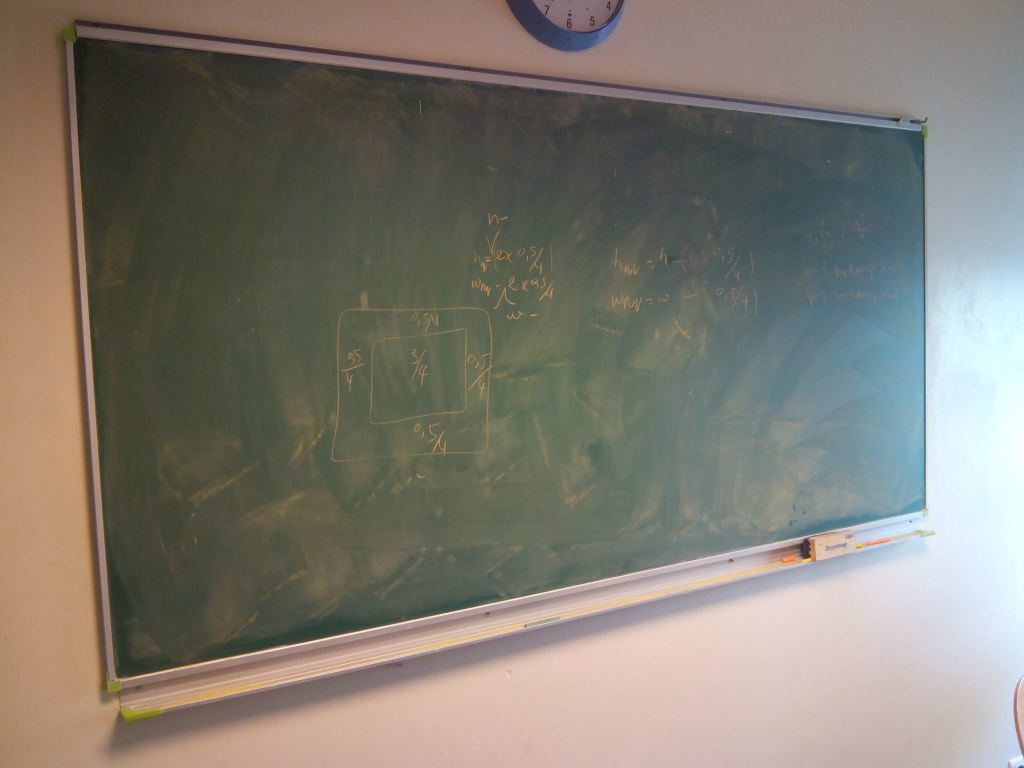
#> input picture Traitement d'image Python/source/imgg.jpg, 2048 x 1536 px (shown at 1/2 size)
$ python test_1.py
#> lines starting #> are read from the running program, lines starting #| are printed output that depends on the picture; after the words box and inside, x2 and y2 are one past the last pixel; in counts of white or black regions, pixels touching at a corner belong together
import cv2
import imutils
import numpy as np
import math

nom_de_fichier = 'imgg.jpg'
source = cv2.imread(nom_de_fichier)#....................................lire le fichier
#> source is the input picture: shape (1536, 2048, 3); mean B, G, R 114.1, 124, 128.1
source = imutils.resize(source, width=450, height=350)#.................redimensionner l'image
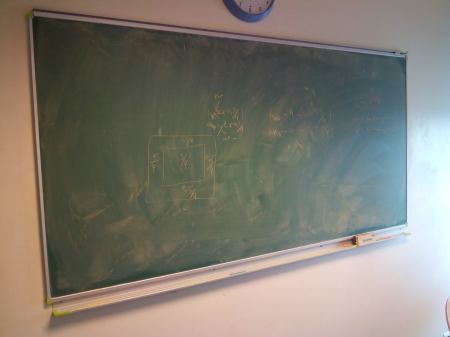
#> source: shape (337, 450, 3); mean B, G, R 114.1, 124, 128.1
source_gray = cv2.cvtColor (source,cv2.COLOR_BGR2GRAY)#.................transformer l'image au niveau de gris
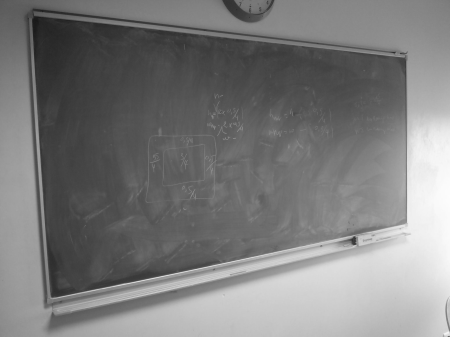
#> source_gray: shape (337, 450); min 24, max 253, mean 124.1
autre_gray= cv2.cvtColor (source,cv2.COLOR_BGR2GRAY)
#detecter les contours de l'image en ninveau de gris avec le filtre de canny
canny_source = cv2.Canny(source,20,150,apertureSize = 3)
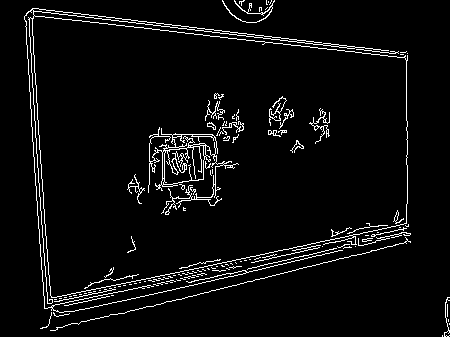
#> canny_source: shape (337, 450); 4.7% white in thin lines or dots

#HoughLinesP() se filtre retourne toutes #les droite a partir d'une image donnee
#cette methode selectionne tout les droites avec le vote de tout les pixels
lines = cv2.HoughLinesP(canny_source, 1, math.pi/180.0, 100, np.array([]), 20, 100)
#> lines = 17 rows, first 6: [53, 330, 410, 241], [37, 8, 407, 53], [44, 300, 406, 223], [27, 12, 49, 323], [30, 10, 52, 330], [50, 317, 410, 234]

a,b,c = lines.shape
#> a = 17; b = 1; c = 4
for i in range(a):
   #cette methode trace les lignes en noir
    cv2.line(source_gray, (lines[i][0][0], lines[i][0][1]), (lines[i][0][2], lines[i][0][3]), (0, 0, 255), 2, cv2.LINE_AA)
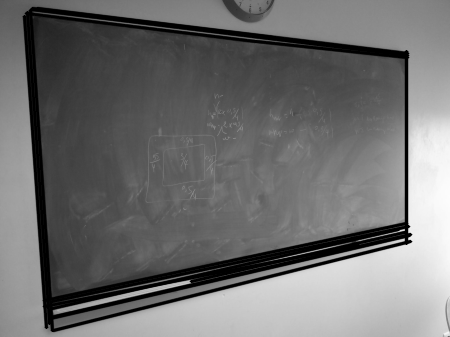
#> source_gray: shape (337, 450); 11.43% of pixels changed, all inside (x1, y1, x2, y2) = (22, 6, 413, 333)

#
gray = np.float32(source_gray)
#cette methode retourn les corners a partir de l'image dans laquelle en a appliquer le filtre canny
dst = cv2.cornerHarris(gray,2,3,0.001)

#resultat est dilater pour marquer les coins , qui ne sont pas important
dst = cv2.dilate(dst,None)
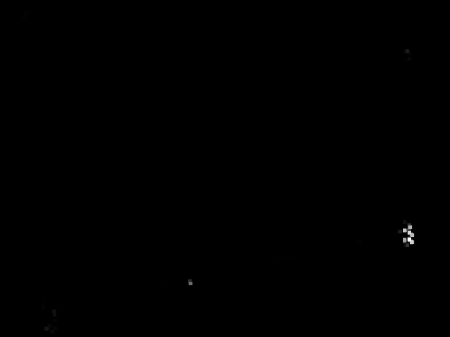
#> dst: shape (337, 450) float32; min -292837.7, max 294227648, mean 210902.2; drawn with min black and max white
# Seuil pour une valeur optimale , il peut varier en fonction de l'image
autre_gray[dst>0.01*dst.max()]=[0]
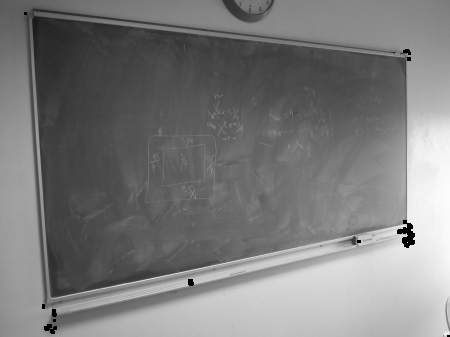
#> autre_gray: shape (337, 450); 0.34% of pixels changed, all inside (x1, y1, x2, y2) = (24, 12, 450, 337)

#afficher l'image dans laquelle on a detecter les contours
cv2.imshow("image__avec_filtre_canny", canny_source)
if cv2.waitKey(0) & 0xff == 27:
#> (key Esc is pressed here)
    cv2.destroyAllWindows()

#afficher l'image en detectent les lignes droite sur l'image qui est au niveau de gris
cv2.imshow("dessiner_les_arretes", source_gray)
if cv2.waitKey(0) & 0xff == 27:
#> (key Esc is pressed here)
    cv2.destroyAllWindows()

    #afficher l'image avec detection des corners (deux arrete  se croise) par des points,
cv2.imshow('dst',dst)
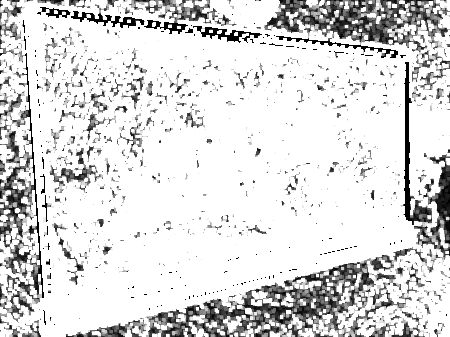
#> window 'dst': shape (337, 450); min 0, max 255, mean 218.6
cv2.imshow('dst',autre_gray)
if cv2.waitKey(0) & 0xff == 27:
#> (key Esc is pressed here)
    cv2.destroyAllWindows()

cv2.waitKey(0)

$ run again, with Traitement d'image Python/source/tab.jpg copied over Traitement d'image Python/source/imgg.jpg
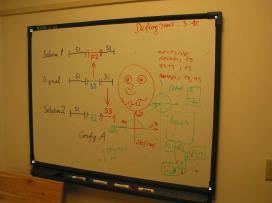
#> input picture Traitement d'image Python/source/tab.jpg, 272 x 203 px
#> source is the input picture: shape (203, 272, 3); mean B, G, R 44, 107.7, 145.4
#> source: shape (335, 450, 3)
#> `canny_source = cv2.Canny(source,20,150,apertureSize = 3)`:
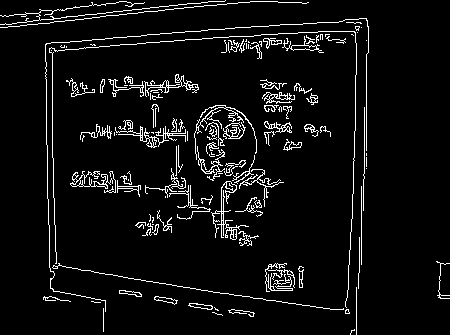
#> canny_source: shape (335, 450); 5.9% white in thin lines or dots
#> lines = [[45, 10, 50, 300], [0, 27, 255, 1], [53, 265, 356, 313], [49, 50, 368, 28], [147, 34, 366, 19], [50, 10, 55, 300], [358, 288, 368, 26], [25, 20, 213, 1], [348, 313, 359, 18], [349, 264, 358, 22], [46, 135, 366, 130]]
#> autre_gray: shape (335, 450); min 0, max 191, mean 109.7
#> `cv2.imshow('dst',dst)`:
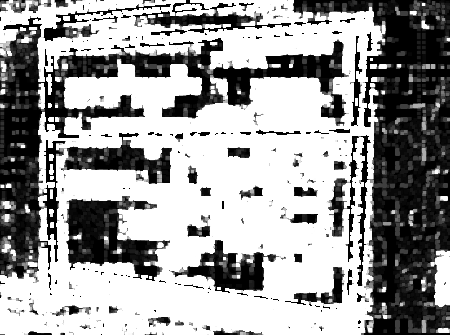
#> window 'dst': shape (335, 450); min 0, max 255, mean 155.8
